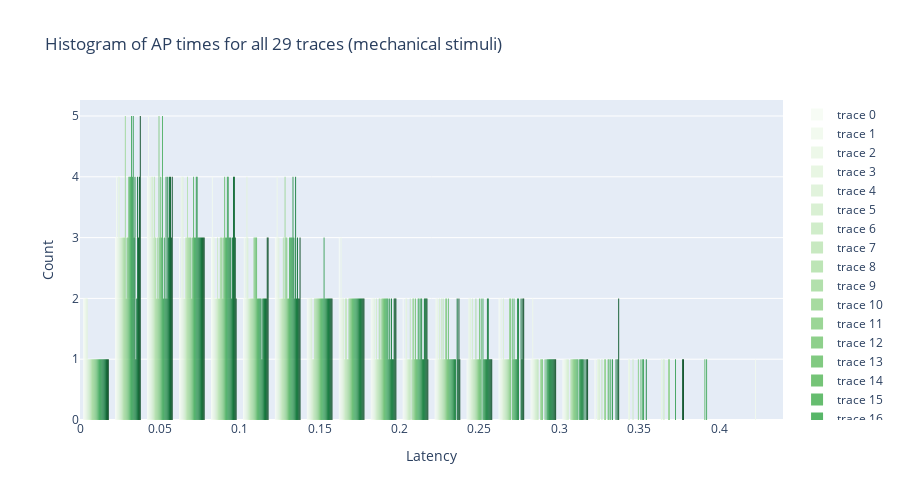

The code cell stored with this chart in its notebook:
### Markdown cell above
### AP time distribution
For each mechanical stimuli window we plot all existing index - time pairs.

### Code cell
df_times = []
for i, mech_idx in enumerate(times_separated):
    for j, lat in enumerate(times_separated[i]):
        df_times.append([i, j, lat])
        
df_times = pd.DataFrame(df_times, columns = ['Mechanical idx', 'AP idx', 'Latency (s)'])
unique_indices = df_latencies['Mechanical idx'].unique()

# ________________________________________________________________________________________________ #

fig = go.Figure()
cols = colors.get_colors(length = len(unique_indices))

for idx in unique_indices:
    
    x = df_times[df_times['Mechanical idx']==idx]['Latency (s)'].values
    fig.add_trace(go.Histogram(x=x, 
                               marker = dict(color = cols[idx]))
                 )

fig.update_layout(height=500, width=900, title_text="Histogram of AP times for all 29 traces (mechanical stimuli)", 
                  xaxis1 = dict(title="Latency"),
                  yaxis1 = dict(title="Count"))
fig.show()
